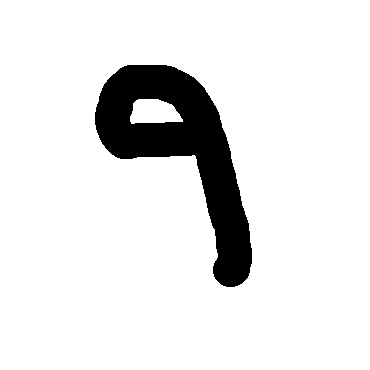
#> input picture images/yay.png, 370 x 370 px
$ jupyter execute --allow-errors test.ipynb
#> lines starting #> are read from the running program, lines starting #| are printed output that depends on the picture; after the words box and inside, x2 and y2 are one past the last pixel; in counts of white or black regions, pixels touching at a corner belong together
[cell 1]
import numpy as np
import pathlib


def get_mnist():
    with np.load(f"./testing/mnist.npz") as f:
        images, labels = f["x_train"], f["y_train"]
    images = images.astype("float32") / 255
    images = np.reshape(images, (images.shape[0], images.shape[1] * images.shape[2]))
    labels = np.eye(10)[labels]
    return images, labels

[cell 2]
import numpy as np
import matplotlib.pyplot as plt


"""
w = weights, b = bias, i = input, h = hidden, o = output, l = label
e.g. w_i_h = weights from input layer to hidden layer
"""
#> (the rest of this cell did not finish here and is left out)

[cell 3]
from PIL import Image
image22 = Image.open("./images/yay.png")
#> image22 is the input picture: PIL image 370x370 RGB; 90.1% white; 1 black region, box (x1, y1, x2, y2) and area: (95, 65, 252, 287) 13608
im1 = image22.resize((28,28))
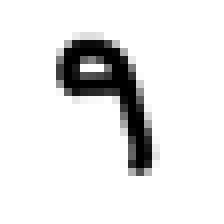
#> im1: PIL image 28x28 RGB (shown 8 times larger); min 0, max 255, mean 229.7
im1.save('./images/WOW.png')

im2 = Image.open("./images/WOW.png",'r')


im3 = im2.convert('L')
im3.save('./images/test_gray.png')
img = np.array(list(im3.getdata()))
#> img = 784 values, max 255 at index 0, min 0 at index 177, mean 229.7
def trans(z):
    return(-1*(z-255))
img = trans(img)
#> img = 784 values, max 255 at index 177, min 0 at index 0, mean 25.29
img = np.reshape(img,(784,1))

plt.imshow(img.reshape(28, 28), cmap="Greys")
plt.show()
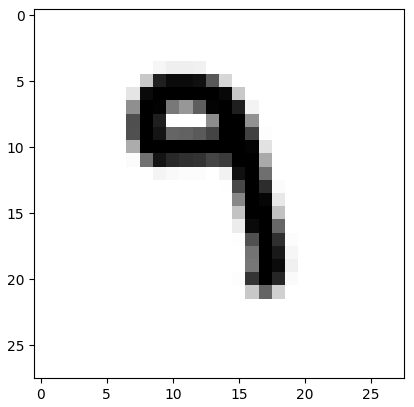
#> figure drawn by matplotlib, 1 panel


# Forward propagation input -> hidden
#> (the rest of this cell did not finish here and is left out)
